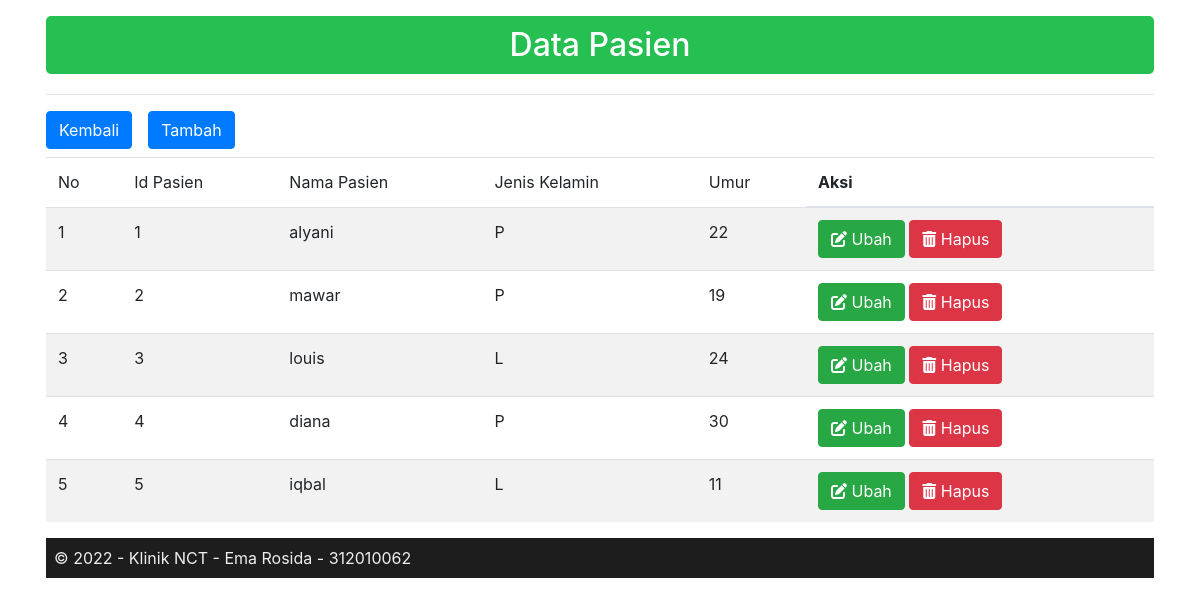
The app's page /pasien.php with its own data.
### tables this page shows
CREATE TABLE `pasien` (
  `id_pasien` int(5) NOT NULL,
  `nama_pasien` varchar(40) DEFAULT NULL,
  `jenis_kelamin` enum('L','P') DEFAULT NULL,
  `umur` int(2) DEFAULT NULL
);

### pasien.php (the view, shortened to what this page needs)
<!DOCTYPE html>
<html lang="en">
<head>
	<link rel="stylesheet" href="https://cdn.jsdelivr.net/npm/bootstrap@4.0.0/dist/css/bootstrap.min.css">
	<link rel="stylesheet" href="https://cdnjs.cloudflare.com/ajax/libs/font-awesome/6.1.1/css/all.min.css">
</head>
<body>
<div class="container shadow p-3">
	<header>
	<h2 align="center" class="hero text-white">Data Pasien</h2>
	</header>
	<hr>
    <div class="btn-toolbar mb-2 mb-md-10">
        <a class="btn btn-primary mr-3" href="dashboard.php" role="button">Kembali</a>
        <a class="btn btn-primary " href="pasien_tambah.php" role="button">Tambah</a>
	</div>
	<div class="table-responsive">
    <table class="table table-striped table-hover">
        <thead>
            <tr>
                <td>No</td>
				<td>Id Pasien</td>
                <td>Nama Pasien</td>
                <td>Jenis Kelamin</td>
                <td>Umur</td>
				<th>Aksi</th>
            </tr>
        </thead>
        <?php
        include "koneksi.php";
        $no = 1;
        $query = mysqli_query($conn, 'SELECT * FROM pasien');
        while ($data = mysqli_fetch_array($query)) {
        ?>
            <tr>
                <td><?php echo $no++ ?></td>
				<td><?php echo $data['id_pasien'] ?></td>
                <td><?php echo $data['nama_pasien'] ?></td>
                <td><?php echo $data['jenis_kelamin'] ?></td>
                <td><?php echo $data['umur'] ?></td>
				<td><a class="btn btn-success" href="pasien_ubah.php?id=<?= $data['id_pasien'];?>" role="button"><i class="fa-solid fa-pen-to-square"></i> Ubah</a>
				<a class="btn btn-danger" href="pasien_hapus.php?id=<?= $data['id_pasien'];?>" role="button" onclick="return confirm('Apakah yakin akan menghapus data?');"><i class="fa-solid fa-trash-can"></i> Hapus</a>
				</td>
            </tr>
        <?php } ?>
    </table>
	</div>
	<?php require "footer.php";?>
</body>
</html>

### pasien.php (style rules this page uses)
.hero { background-color: #26bf52; border-radius: 5px; padding: 10px 23px; margin-bottom: 20px; }

### records on screen
pasien: id_pasien "1", nama_pasien "alyani", jenis_kelamin "P", umur "22"
pasien: id_pasien "2", nama_pasien "mawar", jenis_kelamin "P", umur "19"
pasien: id_pasien "3", nama_pasien "louis", jenis_kelamin "L", umur "24"
pasien: id_pasien "4", nama_pasien "diana", jenis_kelamin "P", umur "30"
pasien: id_pasien "5", nama_pasien "iqbal", jenis_kelamin "L", umur "11"
